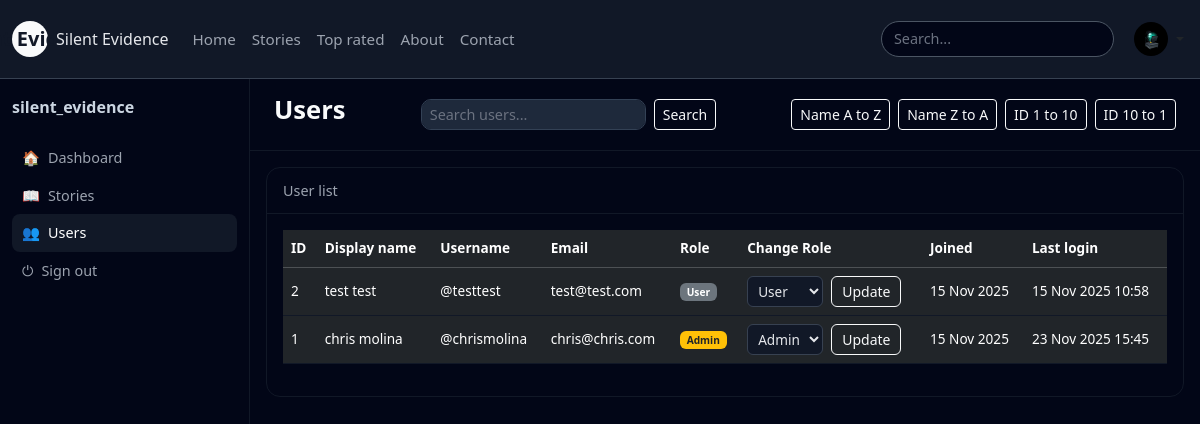
/users_list.php (signed in), run on an earlier commit of the app's database.
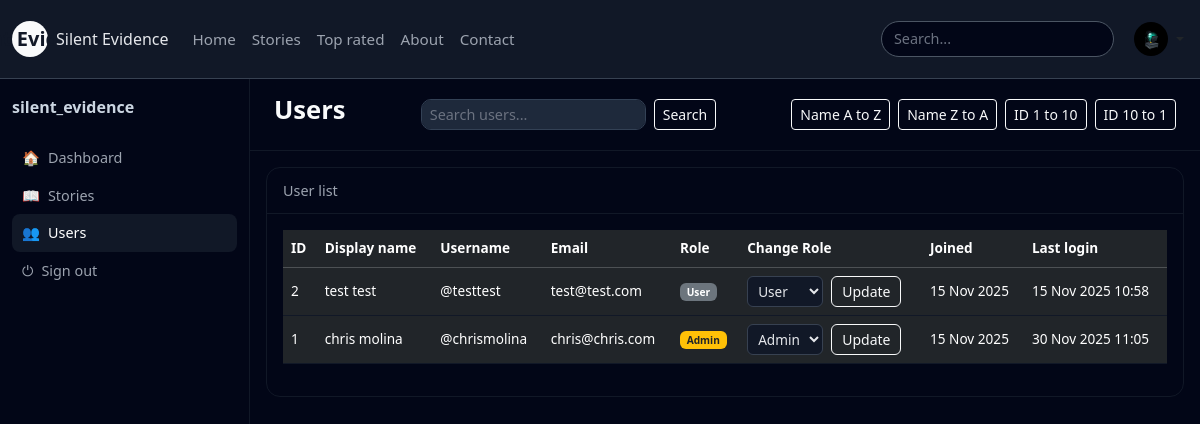
And on a later commit of the database.
### tables this page shows
CREATE TABLE `users` (
  `id` int(10) UNSIGNED NOT NULL,
  `username` varchar(50) NOT NULL,
  `email` varchar(190) NOT NULL,
  `password_hash` varchar(255) NOT NULL,
  `display_name` varchar(100) NOT NULL,
  `avatar` varchar(255) DEFAULT NULL,
  `bio` text DEFAULT NULL,
  `role` enum('user','admin') NOT NULL DEFAULT 'user',
  `created_at` datetime NOT NULL DEFAULT current_timestamp(),
  `last_login` datetime DEFAULT NULL
);

### users_list.php (the view, shortened to what the changed rows need)
<?php
require 'include/db.php';
$sort   = $_GET['sort'] ?? '';
$params = [];
$sql = 'SELECT id, username, display_name, email, role, created_at, last_login FROM users';
if ($sort === 'az') {
    $sql .= ' ORDER BY display_name ASC';
} elseif ($sort === 'za') {
    $sql .= ' ORDER BY display_name DESC';
} elseif ($sort === 'id_asc') {
    $sql .= ' ORDER BY id ASC';
} elseif ($sort === 'id_desc') {
    $sql .= ' ORDER BY id DESC';
} else {
    $sql .= ' ORDER BY created_at DESC';
}
$stmt = $pdo->prepare($sql);
$stmt->execute($params);
$users = $stmt->fetchAll();
?>
<!doctype html>
<html lang="en">
<head>
    <link rel="stylesheet" href="css/style.css">
    <link href="https://cdn.jsdelivr.net/npm/bootstrap@5.3.3/dist/css/bootstrap.min.css" rel="stylesheet">
</head>
<body>
    <?php include 'include/header.php'; ?>
    <div class="layout-wrapper">
        <div class="main-area">
            <div class="main-header d-flex flex-wrap justify-content-between gap-2 align-items-center">
                <h1 class="page-title">Users</h1>
            </div>
            <div class="main-content p-3">
                <div class="card-dark">
                    <div class="card-dark-body">
                        <?php if (!$users): ?>
                            <p class="small text-muted">No users found.</p>
                        <?php else: ?>
                            <div class="table-responsive">
                                <table class="table table-dark table-hover align-middle table-dark-custom">
                                    <thead>
                                        <tr>
                                            <th>ID</th>
                                            <th>Display name</th>
                                            <th>Username</th>
                                            <th>Email</th>
                                            <th>Role</th>
                                            <th>Change Role</th>
                                            <th>Joined</th>
                                            <th>Last login</th>
                                        </tr>
                                    </thead>
                                    <tbody>
                                        <?php foreach ($users as $u): ?>
                                            <tr>
                                                <td><?php echo $u['id']; ?></td>
                                                <td><?php echo htmlspecialchars($u['display_name']); ?></td>
                                                <td>@<?php echo htmlspecialchars($u['username']); ?></td>
                                                <td><?php echo htmlspecialchars($u['email']); ?></td>
                                                <td>
                                                    <?php
                                                    echo $u['role'] === 'admin'
                                                        ? '<span class="badge bg-warning text-dark">Admin</span>'
                                                        : '<span class="badge bg-secondary">User</span>';
                                                    ?>
                                                </td>
                                                <td>
                                                    <form method="post" class="role-form d-flex gap-2">
                                                        <select name="new_role">
                                                            <option value="admin" <?php if ($u['role'] === 'admin') echo 'selected'; ?>>Admin</option>
                                                        </select>
                                                        <button class="btn btn-sm btn-outline-light">Update</button>
                                                    </form>
                                                </td>
                                                <td><?php echo date('d M Y', strtotime($u['created_at'])); ?></td>
                                                <td>
                                                    <?php echo $u['last_login']
                                                        ? date('d M Y H:i', strtotime($u['last_login']))
                                                        : '<span class="text-muted small">Never</span>'; ?>
                                                </td>
                                            </tr>
                                        <?php endforeach; ?>
                                    </tbody>
                                </table>
                            </div>
                        <?php endif; ?>
                    </div>
                </div>
            </div>
        </div>
    </div>
</body>
</html>

What changed in the data, as far as the page shows it:
changed users "chris molina": last_login "23 Nov 2025 15:45" → "30 Nov 2025 11:05"
